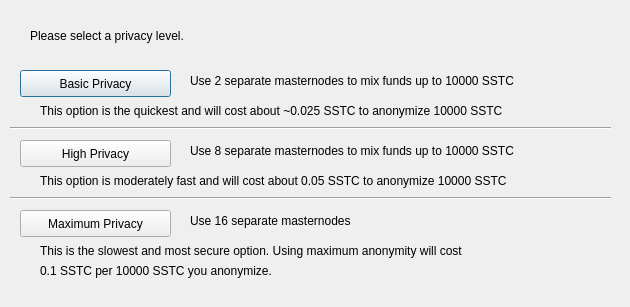
<?xml version="1.0" encoding="UTF-8"?>
<ui version="4.0">
 <class>ObfuscationConfig</class>
 <widget class="QDialog" name="ObfuscationConfig">
  <property name="geometry">
   <rect>
    <x>0</x>
    <y>0</y>
    <width>630</width>
    <height>307</height>
   </rect>
  </property>
  <property name="windowTitle">
   <string>Configure Obfuscation</string>
  </property>
  <widget class="QPushButton" name="buttonBasic">
   <property name="geometry">
    <rect>
     <x>20</x>
     <y>70</y>
     <width>151</width>
     <height>27</height>
    </rect>
   </property>
   <property name="text">
    <string>Basic Privacy</string>
   </property>
  </widget>
  <widget class="QPushButton" name="buttonHigh">
   <property name="geometry">
    <rect>
     <x>20</x>
     <y>140</y>
     <width>151</width>
     <height>27</height>
    </rect>
   </property>
   <property name="text">
    <string>High Privacy</string>
   </property>
  </widget>
  <widget class="QPushButton" name="buttonMax">
   <property name="geometry">
    <rect>
     <x>20</x>
     <y>210</y>
     <width>151</width>
     <height>27</height>
    </rect>
   </property>
   <property name="text">
    <string>Maximum Privacy</string>
   </property>
  </widget>
  <widget class="QLabel" name="label">
   <property name="geometry">
    <rect>
     <x>30</x>
     <y>20</y>
     <width>571</width>
     <height>31</height>
    </rect>
   </property>
   <property name="text">
    <string>Please select a privacy level.</string>
   </property>
  </widget>
  <widget class="QLabel" name="label_2">
   <property name="geometry">
    <rect>
     <x>190</x>
     <y>70</y>
     <width>421</width>
     <height>21</height>
    </rect>
   </property>
   <property name="text">
    <string>Use 2 separate masternodes to mix funds up to 10000 SSTC</string>
   </property>
  </widget>
  <widget class="QLabel" name="label_3">
   <property name="geometry">
    <rect>
     <x>190</x>
     <y>140</y>
     <width>411</width>
     <height>21</height>
    </rect>
   </property>
   <property name="text">
    <string>Use 8 separate masternodes to mix funds up to 10000 SSTC</string>
   </property>
  </widget>
  <widget class="QLabel" name="label_4">
   <property name="geometry">
    <rect>
     <x>190</x>
     <y>210</y>
     <width>421</width>
     <height>21</height>
    </rect>
   </property>
   <property name="text">
    <string>Use 16 separate masternodes</string>
   </property>
  </widget>
  <widget class="QLabel" name="label_6">
   <property name="geometry">
    <rect>
     <x>40</x>
     <y>100</y>
     <width>561</width>
     <height>21</height>
    </rect>
   </property>
   <property name="text">
    <string>This option is the quickest and will cost about ~0.025 SSTC to anonymize 10000 SSTC</string>
   </property>
  </widget>
  <widget class="QLabel" name="label_7">
   <property name="geometry">
    <rect>
     <x>40</x>
     <y>170</y>
     <width>561</width>
     <height>21</height>
    </rect>
   </property>
   <property name="text">
    <string>This option is moderately fast and will cost about 0.05 SSTC to anonymize 10000 SSTC</string>
   </property>
  </widget>
  <widget class="QLabel" name="label_8">
   <property name="geometry">
    <rect>
     <x>40</x>
     <y>240</y>
     <width>561</width>
     <height>21</height>
    </rect>
   </property>
   <property name="text">
    <string>This is the slowest and most secure option. Using maximum anonymity will cost</string>
   </property>
  </widget>
  <widget class="QLabel" name="label_9">
   <property name="geometry">
    <rect>
     <x>40</x>
     <y>260</y>
     <width>561</width>
     <height>21</height>
    </rect>
   </property>
   <property name="text">
    <string>0.1 SSTC per 10000 SSTC you anonymize.</string>
   </property>
  </widget>
  <widget class="Line" name="line">
   <property name="geometry">
    <rect>
     <x>10</x>
     <y>120</y>
     <width>601</width>
     <height>16</height>
    </rect>
   </property>
   <property name="orientation">
    <enum>Qt::Horizontal</enum>
   </property>
  </widget>
  <widget class="Line" name="line_2">
   <property name="geometry">
    <rect>
     <x>10</x>
     <y>190</y>
     <width>601</width>
     <height>16</height>
    </rect>
   </property>
   <property name="orientation">
    <enum>Qt::Horizontal</enum>
   </property>
  </widget>
 </widget>
 <resources/>
 <connections/>
</ui>
